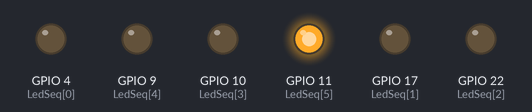
Simulated run of this program. Board: Raspberry Pi (BCM pin numbers). On the bench: output pins drawn as LEDs (lit = HIGH). At 24.4 s the program stops and its outputs stay as they are.

Above: at 12.5 s.
At 13.0 s:
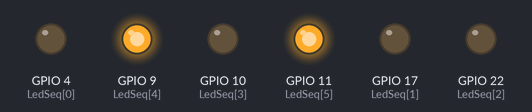
At 14.0 s:
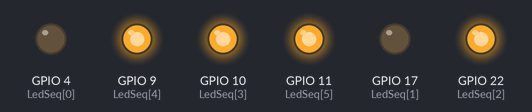
At 15.5 s:
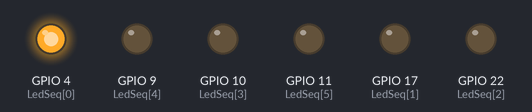
At 18.0 s:
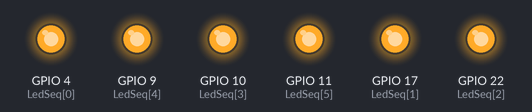
At 24.5 s:
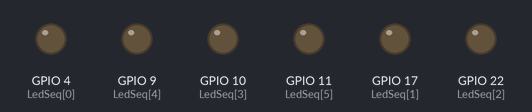
Timing chart, 0 to 25.9 s (numbered marks = the images above):
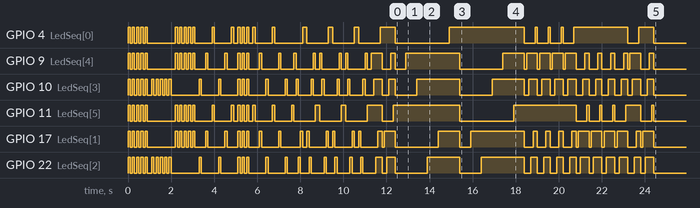

The program:

noel.py
```python
#!/usr/bin/python

#--------------------------------------
#     flash leds off berryclip card
#
# Author : sguernion
# Date   : 20/05/2013
#
# https://github.com/sguernion/myPI
#
#--------------------------------------

# Import required libraries
import RPi.GPIO as GPIO
import time


# Tell GPIO library to use GPIO references
GPIO.setmode(GPIO.BCM)

ledV1=9
ledV2=11
ledJ1=22
ledJ2=10
ledR1=4
ledR2=17

LedSeq = [4,17,22,10,9,11]
LedSize = 6


def powerOn(led):
     GPIO.output(led, True)
     return

def powerOff(led):
     GPIO.output(led, False)
     return

def clignote(led,second=0.2):
     powerOn(led)
     time.sleep(second)
     powerOff(led)
     time.sleep(second)
     return

def clignoteSeq(ledSeq,second=0.2):
     for x in range(len(ledSeq)):
         powerOn(ledSeq[x])
     time.sleep(second)
     for x in range(len(ledSeq)):
         powerOff(ledSeq[x])
     time.sleep(second)
     return

def clignoteManySeq(ledSeq,second=0.2,nb=3):
     for x in range(nb):
         clignoteSeq(ledSeq,second)
     return


def clignoteMany(led,second=0.2,nb=3):
     for x in range(nb):
         clignote(led,second)
     return

def anim1(nb=3):
     for x in range(nb):
        clignoteManySeq([ledJ1,ledJ2],0.1,1)
        time.sleep(0.1)
        clignoteManySeq([ledV1,ledR2],0.1,1)
        time.sleep(0.1)
        clignoteManySeq([ledV2,ledR1],0.1,1)
        time.sleep(0.1)
     return

def anim2(nb=3):
     for x in range(nb):
        clignoteManySeq([ledV2,ledR1],0.1,1)
        time.sleep(0.1)
        clignoteManySeq([ledV1,ledR2],0.1,1)
        time.sleep(0.1)
        clignoteManySeq([ledJ1,ledJ2],0.1,1)
        time.sleep(0.1)
     return

def chenillardS(nb=3):
     for x in range(nb):
        powerOn(ledV2)
        time.sleep(0.1)
        powerOff(ledV2)
        powerOn(ledV1)
        time.sleep(0.1)
        powerOff(ledV1)
        powerOn(ledJ2)
        time.sleep(0.1)
        powerOff(ledJ2)
        powerOn(ledJ1)
        time.sleep(0.1)
        powerOff(ledJ1)
        powerOn(ledR2)
        time.sleep(0.1)
        powerOff(ledR2)
        powerOn(ledR1)
        time.sleep(0.1)
        powerOff(ledR1)
     return

def chenillardSInv(nb=3):
     for x in range(nb):
        powerOn(ledR1)
        time.sleep(0.1)
        powerOff(ledR1)
        powerOn(ledR2)
        time.sleep(0.1)
        powerOff(ledR2)
        powerOn(ledJ1)
        time.sleep(0.1)
        powerOff(ledJ1)
        powerOn(ledJ2)
        time.sleep(0.1)
        powerOff(ledJ2)
        powerOn(ledV1)
        time.sleep(0.1)
        powerOff(ledV1)
        powerOn(ledV2)
        time.sleep(0.1)
        powerOff(ledV2)
     return

def chenillard(nb=3,second=0.1):
     for x in range(nb):
        allOff()
        powerOn(ledV2)
        time.sleep(second)
        powerOn(ledV1)
        time.sleep(second)
        powerOn(ledJ2)
        time.sleep(second)
        powerOn(ledJ1)
        time.sleep(second)
        powerOn(ledR2)
        time.sleep(second)
        powerOn(ledR1)
        time.sleep(second)
     return

def chenillardInv(nb=3,second=0.1):
     for x in range(nb):
        allOff()
        powerOn(ledR1)
        time.sleep(second)
        powerOn(ledR2)
        time.sleep(second)
        powerOn(ledJ1)
        time.sleep(second)
        powerOn(ledJ2)
        time.sleep(second)
        powerOn(ledV1)
        time.sleep(second)
        powerOn(ledV2)
        time.sleep(second)
     return

def all(nb=5):
     clignoteManySeq([ledV1,ledV2,ledJ1,ledJ2,ledR1,ledR2],0.1,nb)
     time.sleep(0.1)
     return

def allOff():
     for x in range(len(LedSeq)):
         powerOff(LedSeq[x])
     return

# Init
for x in range(len(LedSeq)):
    GPIO.setup(LedSeq[x], GPIO.OUT)
    powerOff(LedSeq[x])

all(5)
clignoteManySeq([ledJ1,ledJ2],0.1,5)
time.sleep(0.1)
clignoteManySeq([ledV1,ledV2,ledR1,ledR2],0.1,5)
time.sleep(0.1)

anim1(2)
all(3)
anim2(2)

chenillardS(1)
chenillardSInv(1)
chenillardS(1)
chenillardSInv(1)
chenillardS(1)
chenillardSInv(1)

chenillard(1)
chenillardInv(1)

chenillard(1,0.5)
chenillardInv(1,0.5)
chenillard(4,0.1)
chenillardInv(4,0.1)
chenillard(1)
chenillardInv(1)

allOff()


# Reset GPIO settings
GPIO.cleanup()
```

Measured:
- by itself, GPIO 4 (LedSeq[0]): LOW → HIGH at 0.00 s, → LOW 0.10 s later, → HIGH 0.10 s later, → LOW 0.10 s later, … (54 changes in this stretch)
- by itself, GPIO 9 (LedSeq[4]): LOW → HIGH at 0.00 s, → LOW 0.10 s later, → HIGH 0.10 s later, → LOW 0.10 s later, … (74 changes in this stretch)
- by itself, GPIO 10 (LedSeq[3]): LOW → HIGH at 0.00 s, → LOW 0.10 s later, → HIGH 0.10 s later, → LOW 0.10 s later, … (74 changes in this stretch)
- by itself, GPIO 11 (LedSeq[5]): LOW → HIGH at 0.00 s, → LOW 0.10 s later, → HIGH 0.10 s later, → LOW 0.10 s later, … (56 changes in this stretch)
- by itself, GPIO 17 (LedSeq[1]): LOW → HIGH at 0.00 s, → LOW 0.10 s later, → HIGH 0.10 s later, → LOW 0.10 s later, … (74 changes in this stretch)
- by itself, GPIO 22 (LedSeq[2]): LOW → HIGH at 0.00 s, → LOW 0.10 s later, → HIGH 0.10 s later, → LOW 0.10 s later, … (74 changes in this stretch)
